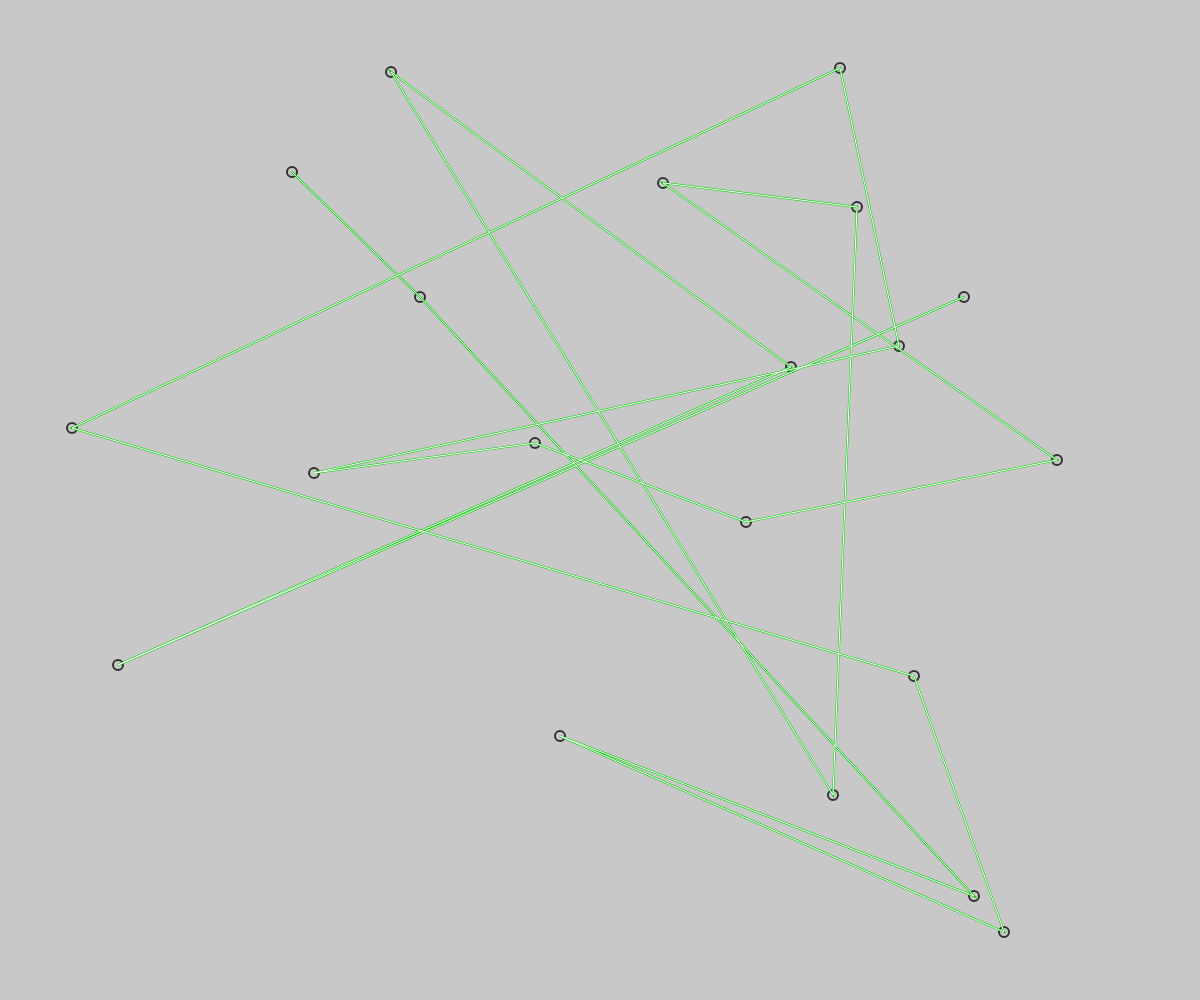
Frame 1 (no input)
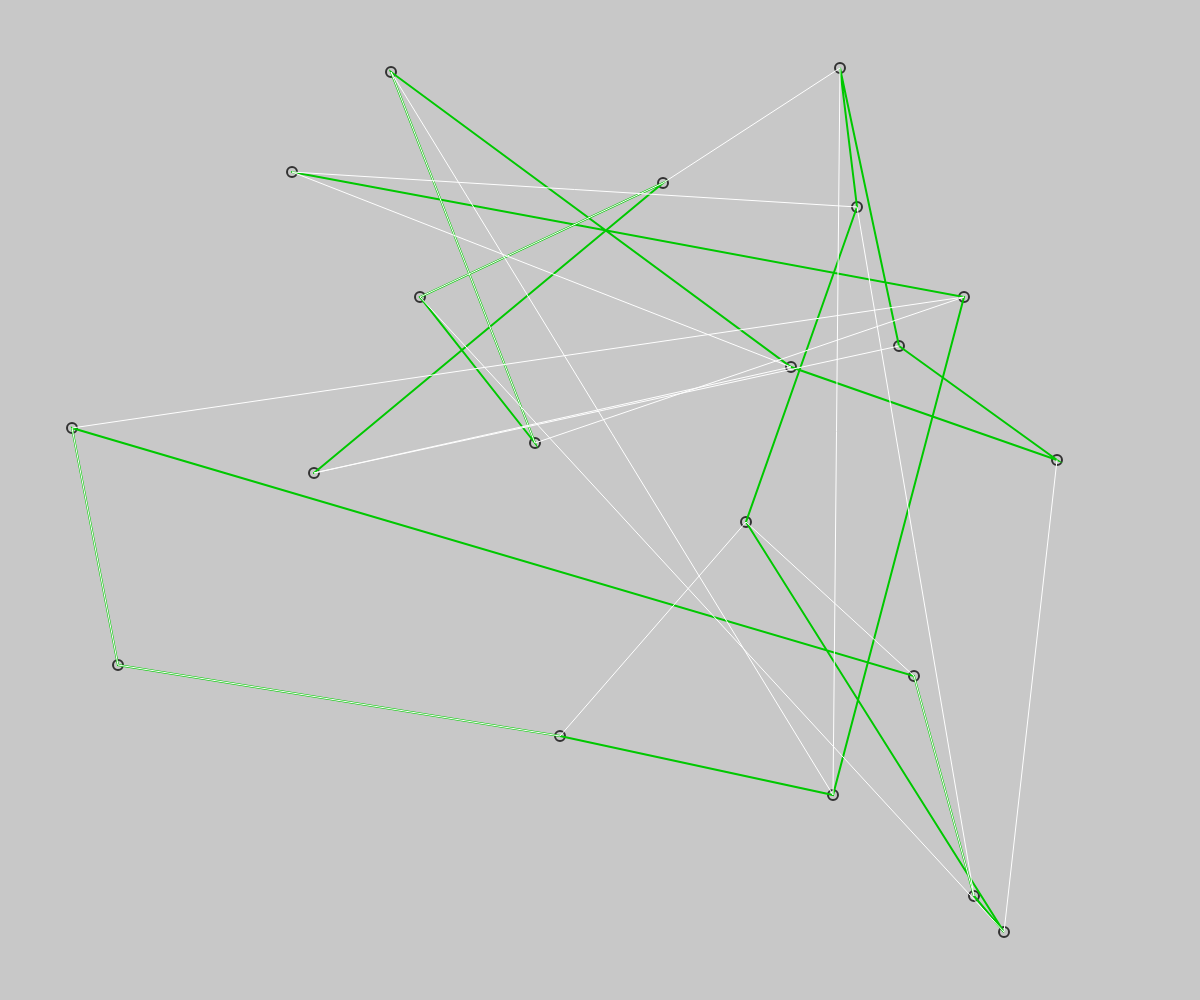
Frame 60 (no input)
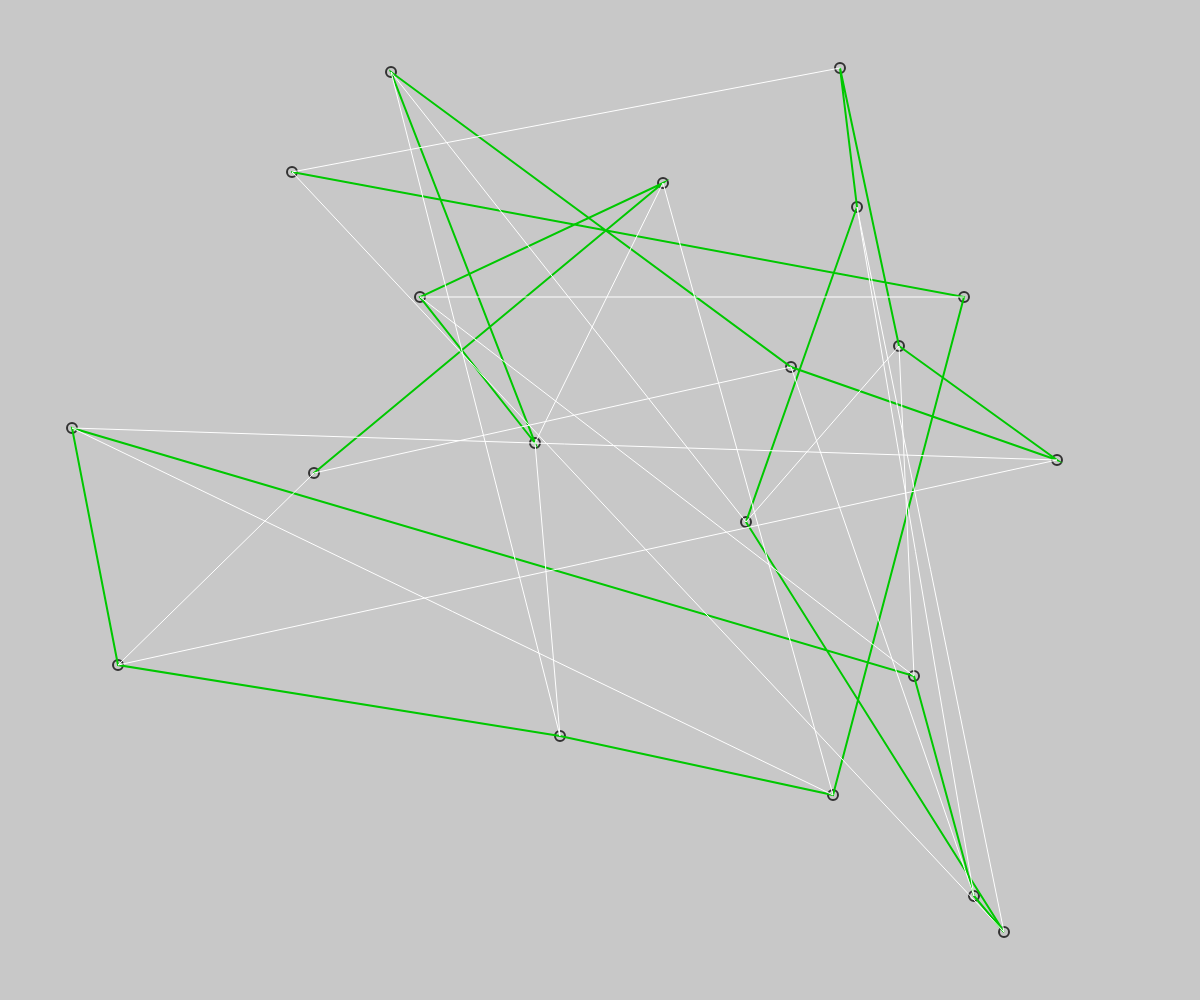
Frame 120 (the mouse pressed at the canvas centre since frame 60)

The p5.js sketch that drew these frames (run headless with seeded random() and noise() and a simulated clock; from frame 60 on, the mouse is pressed at the canvas centre):

// p5.js sketch
// ── sketch.js
let cities = [];
let order = [];

let bestDist = Infinity;
let bestOrder = [];

let citiesNum = 20;
let radius = 10;

let currentColor;
let pointsColor;
let bestColor;

function setup() {
  createCanvas(windowWidth, windowHeight);

  // Intialize data
  for (let i = 0; i < citiesNum; i++) {
    let x = floor(random(width));
    let y = floor(random(height));
    cities.push(createVector(x, y));
    order.push(i);
  }


  bestOrder = order.slice();
  bestDist = getOrderDistance(cities, order);

  currentColor = color(255);
  pointsColor = color(50);
  bestColor = color(0, 200, 0);

  frameRate(144);
}

function draw() {
  background(200);

  // randomize order and check new distance
  shuffle(order, true);
  let d = getOrderDistance(cities, order);
  if (d < bestDist) {
    bestDist = d;
    bestOrder = order.slice();
    console.log("Record distance", bestDist);
  }

  // Draw points
  noFill();
  stroke(pointsColor);
  strokeWeight(2);
  for (let i = 0; i < cities.length; i++) {
    ellipse(cities[i].x, cities[i].y, radius, radius);
  }

  // Draw best order path
  stroke(bestColor);
  strokeWeight(2);
  noFill();
  beginShape();
  for (let i = 0; i < bestOrder.length; i++) {
    let city = cities[bestOrder[i]];
    vertex(city.x, city.y);
  }
  endShape();

  // Draw current order path
  stroke(currentColor);
  strokeWeight(1);
  noFill();
  beginShape();
  for (let i = 0; i < order.length; i++) {
    let city = cities[order[i]];
    vertex(city.x, city.y);
  }
  endShape();
}

function getOrderDistance(cities, order) {
  let d = 0;
  for (let i = 0; i < order.length - 1; i++) {
    let a = cities[order[i]];
    let b = cities[order[i + 1]];
    d += dist(a.x, a.y, b.x, b.y);
  }
  return d;
}
